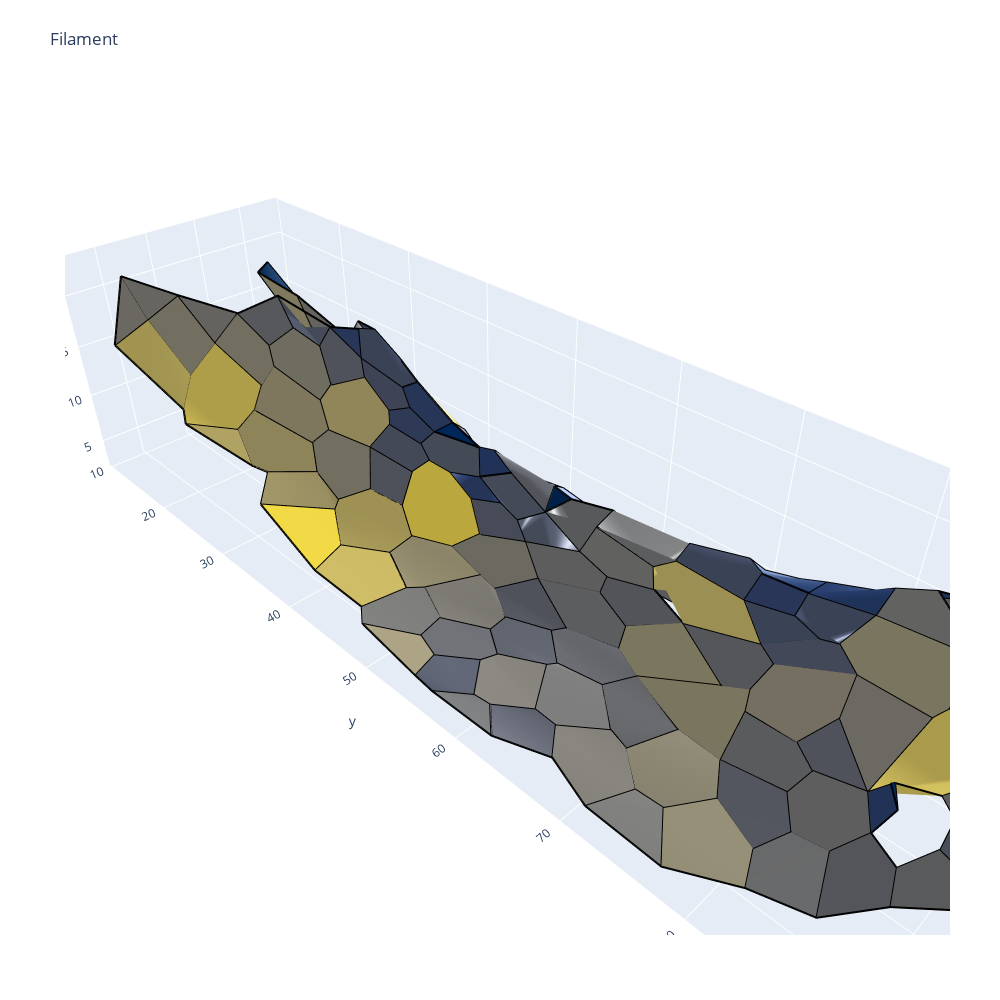

Here is the notebook cell this chart was saved with:
### Code cell
# plot area

import plotly.graph_objects as go

import pylab as pl
cmap = pl.cm.cividis


c = ((face_df.area[1:]-face_df.area.min())/np.max(face_df.area[1:])*255).astype('int')

plot_face=[]
for f in (np.unique(edge_df.face)[1:]):

    edges= edge_df[edge_df.face==f]
    nb_vert = len(edges)
    vert_order = [edges.iloc[0].srce]
    for i in range(nb_vert):
        vert_order.append(edges[edges.trgt==vert_order[-1]]['srce'].to_numpy()[0])
    zs=vert_df.loc[vert_order].z.to_numpy()
    ys=vert_df.loc[vert_order].y.to_numpy()
    xs=vert_df.loc[vert_order].x.to_numpy()
    plot_face.append(dict(
        type='scatter3d',
        mode='lines',
        x=xs,
        y=ys,
        z=zs,
        name='',
        surfaceaxis=2, # add a surface axis ('1' refers to axes[1] i.e. the y-axis)
        surfacecolor='rgb'+str(cmap(c[f])[:3]),
#             surfacecolor=fill_colors[int(ar[f]/2)],
        line=dict(
            color='black',
            width=4
        ),
    ))
   
    
fig = go.Figure(data=plot_face, )
fig.update_layout(title='Filament', 
                  autosize=False,
                  width=1000,
                  height=1000,
                  margin=dict(l=65, r=50, b=65, t=90),
                 )

fig['layout'].update(scene=dict(aspectmode="data"), showlegend=False)
fig.show()
